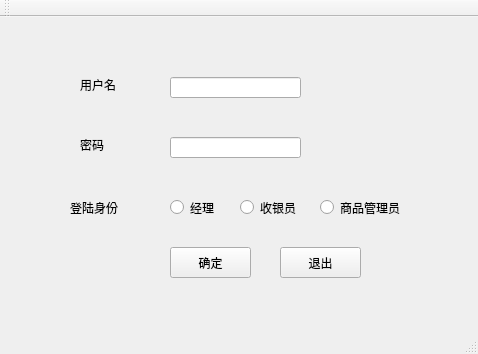
<?xml version="1.0" encoding="UTF-8"?>
<ui version="4.0">
 <class>MainWindow</class>
 <widget class="QMainWindow" name="MainWindow">
  <property name="geometry">
   <rect>
    <x>0</x>
    <y>0</y>
    <width>478</width>
    <height>354</height>
   </rect>
  </property>
  <property name="windowTitle">
   <string>MainWindow</string>
  </property>
  <widget class="QWidget" name="centralWidget">
   <widget class="QRadioButton" name="radioButton_manager">
    <property name="geometry">
     <rect>
      <x>170</x>
      <y>180</y>
      <width>61</width>
      <height>21</height>
     </rect>
    </property>
    <property name="text">
     <string>经理</string>
    </property>
   </widget>
   <widget class="QRadioButton" name="radioButton_saleman">
    <property name="geometry">
     <rect>
      <x>240</x>
      <y>180</y>
      <width>61</width>
      <height>21</height>
     </rect>
    </property>
    <property name="text">
     <string>收银员</string>
    </property>
   </widget>
   <widget class="QRadioButton" name="radioButton_goodsman">
    <property name="geometry">
     <rect>
      <x>320</x>
      <y>180</y>
      <width>91</width>
      <height>21</height>
     </rect>
    </property>
    <property name="text">
     <string>商品管理员</string>
    </property>
   </widget>
   <widget class="QLabel" name="label_loginstate">
    <property name="geometry">
     <rect>
      <x>70</x>
      <y>180</y>
      <width>61</width>
      <height>21</height>
     </rect>
    </property>
    <property name="text">
     <string>登陆身份</string>
    </property>
   </widget>
   <widget class="QPushButton" name="pushButton">
    <property name="geometry">
     <rect>
      <x>170</x>
      <y>230</y>
      <width>81</width>
      <height>31</height>
     </rect>
    </property>
    <property name="text">
     <string>确定</string>
    </property>
   </widget>
   <widget class="QPushButton" name="pushButton_exit">
    <property name="geometry">
     <rect>
      <x>280</x>
      <y>230</y>
      <width>81</width>
      <height>31</height>
     </rect>
    </property>
    <property name="text">
     <string>退出</string>
    </property>
   </widget>
   <widget class="QLabel" name="label_password">
    <property name="geometry">
     <rect>
      <x>80</x>
      <y>120</y>
      <width>55</width>
      <height>16</height>
     </rect>
    </property>
    <property name="text">
     <string>密码</string>
    </property>
   </widget>
   <widget class="QLineEdit" name="lineEdit_username">
    <property name="geometry">
     <rect>
      <x>170</x>
      <y>60</y>
      <width>131</width>
      <height>21</height>
     </rect>
    </property>
   </widget>
   <widget class="QLabel" name="label_username">
    <property name="geometry">
     <rect>
      <x>80</x>
      <y>60</y>
      <width>55</width>
      <height>16</height>
     </rect>
    </property>
    <property name="text">
     <string>用户名</string>
    </property>
   </widget>
   <widget class="QLineEdit" name="lineEdit_password">
    <property name="geometry">
     <rect>
      <x>170</x>
      <y>120</y>
      <width>131</width>
      <height>21</height>
     </rect>
    </property>
    <property name="inputMethodHints">
     <set>Qt::ImhNone</set>
    </property>
   </widget>
  </widget>
  <widget class="QMenuBar" name="menuBar">
   <property name="geometry">
    <rect>
     <x>0</x>
     <y>0</y>
     <width>478</width>
     <height>22</height>
    </rect>
   </property>
  </widget>
  <widget class="QToolBar" name="mainToolBar">
   <attribute name="toolBarArea">
    <enum>TopToolBarArea</enum>
   </attribute>
   <attribute name="toolBarBreak">
    <bool>false</bool>
   </attribute>
  </widget>
  <widget class="QStatusBar" name="statusBar"/>
 </widget>
 <layoutdefault spacing="6" margin="11"/>
 <resources/>
 <connections/>
</ui>
